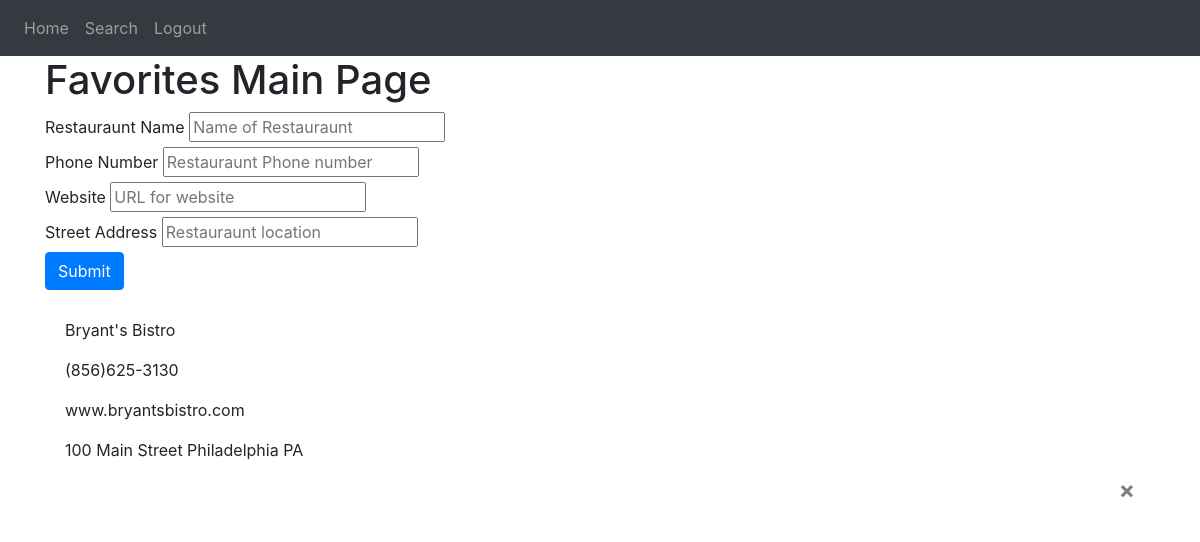
Page / (signed in) on the earlier database version.
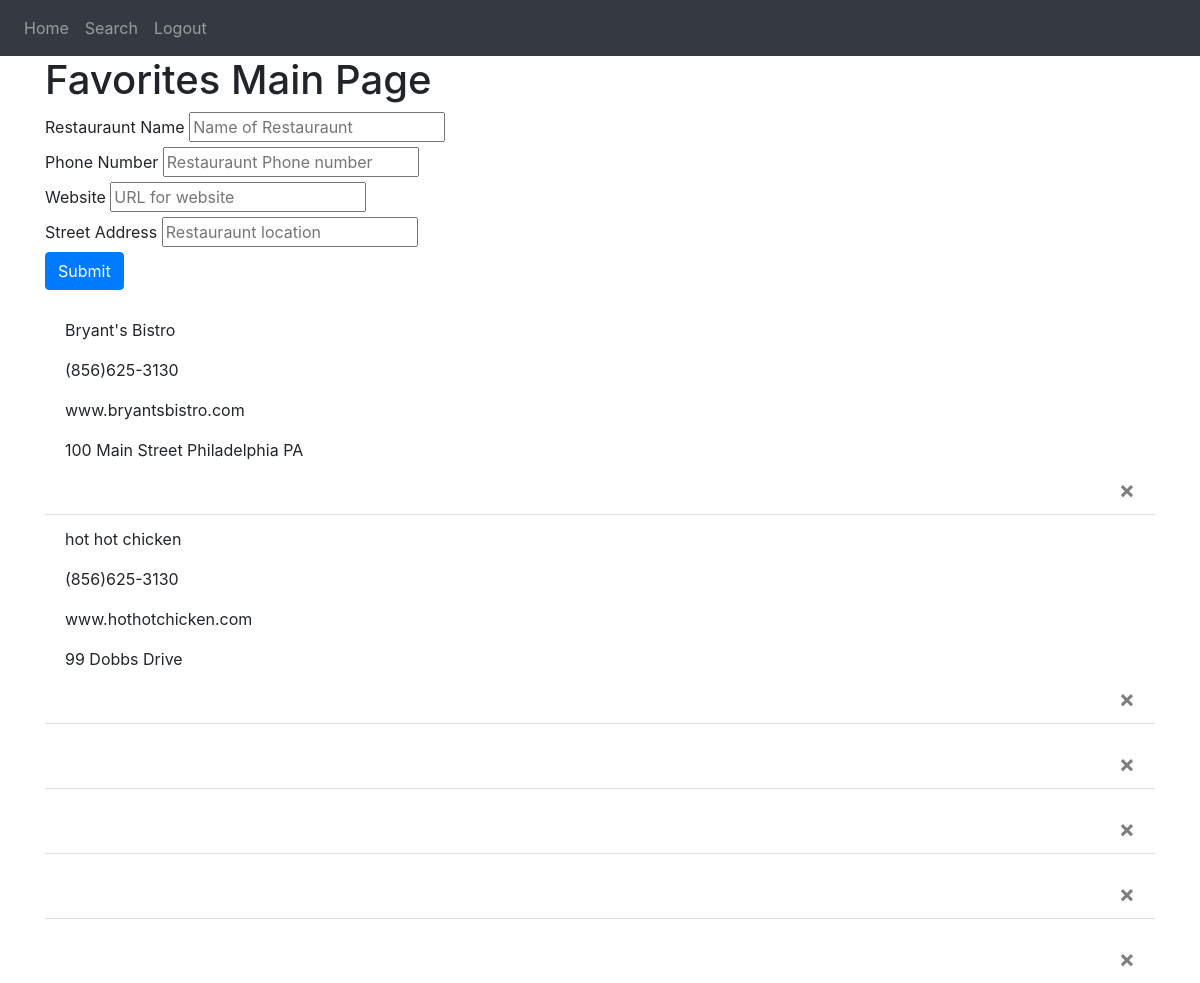
Same page on the later database version.
### website/models.py (models this page shows)
class Favorite(db.Model):
    id = db.Column(db.Integer, primary_key=True)
    RestaurauntName = db.Column(db.String(10000))
    PhoneNumber = db.Column(db.String(10000))
    Website = db.Column(db.String(10000))
    StreetAddress = db.Column(db.String(10000))
    date = db.Column(db.DateTime(timezone=True), default=func.now())
    user_id = db.Column(db.Integer, db.ForeignKey('user.id'))

### website/views.py (the view, shortened to what this page needs)
@views.route('/', methods = ['GET', 'POST'])
@login_required
def home():
    return render_template('home.html', user = current_user)

### website/__init__.py (called while the page is built)
def create_app():
    app = Flask(__name__)
    app.config['SECRET_KEY'] = 'siunimtauchumkiubiuje'
    app.config['SQLALCHEMY_DATABASE_URI'] = f'sqlite:///{DB_NAME}'
    db.init_app(app)
    from .views import views
    from .auth import auth
    app.register_blueprint(views, url_prefix='/')
    app.register_blueprint(auth, url_prefix='/')
    from .models import User, Favorite
    create_database(app)
    login_manager = LoginManager()
    login_manager.login_view = 'auth.login'
    login_manager.init_app(app)
    @login_manager.user_loader
    def load_user(id):
        return User.query.get(int(id))
    return app

### website/templates/home.html (shortened to what this page needs)
{% extends "base.html" %}
{% block content %}
<h1>Favorites Main Page</h1>
<form method="POST">
  <div class="form-group">
    <label for="RestaurauntName">Restauraunt Name</label>
    <input type="text" id="RestaurauntName" name = "RestaurauntName" placeholder="Name of Restauraunt"><br>
    <label for="PhoneNumber">Phone Number</label>
    <input type="text" id="PhoneNumber" name = "PhoneNumber" placeholder="Restauraunt Phone number"><br>
    <label for="Website">Website</label>
    <input type="text" id="Website" name = "Website" placeholder="URL for website"><br>
    <label for="StreetAddress">Street Address</label>
    <input type="text" id="StreetAddress" name = "StreetAddress" placeholder="Restauraunt location"><br>
  <button type="submit" class="btn btn-primary">Submit</button>
 </div>
</form>
<ul class="list-group list-group-flush" id="favorites">
  {% for favorite in user.favorites %}
  <li class="list-group-item">
    <p>{{ favorite.RestaurauntName}}</p>
    <p>{{ favorite.PhoneNumber }}</p>
    <p>{{ favorite.Website }}</p>
    <p>{{ favorite.StreetAddress }}</p>
    <button type="button" class="close" onClick="deleteNote({{ favorite.id }})">
      <span aria-hidden="true">&times;</span>
    </button>
  </li>
  {% endfor %}
</ul>
{% endblock %}

### website/templates/base.html (shortened to what this page needs)
<!DOCTYPE html>
<html>
    <head>
        <link
          rel="stylesheet"
          href="https://stackpath.bootstrapcdn.com/bootstrap/4.4.1/css/bootstrap.min.css"
        />
        <link
          rel="stylesheet"
          href="https://stackpath.bootstrapcdn.com/font-awesome/4.7.0/css/font-awesome.min.css"
        />
      </head>
    <body>
        <nav class="navbar navbar-expand-lg navbar-dark bg-dark">
            <div class="collapse navbar-collapse" id="navbar">
              <div class="navbar-nav">
                {% if user.is_authenticated %}
                <a class="nav-item nav-link" id="home" href="/">Home</a>
                <a class="nav-item nav-link" id="search" href="/search-request">Search</a>
                <a class="nav-item nav-link" id="logout" href="/logout">Logout</a>
                {% else %}
                <a class="nav-item nav-link" id="login" href="/login">Login</a>
                <a class="nav-item nav-link" id="signUp" href="/register">Sign Up</a>
                {% endif %}
              </div>
            </div>
          </nav>
          <div class = "container">
              {% block content %}
              {% endblock %}
          </div>
    </body>
</html>

Differences in the rows shown:
added Favorite: RestaurauntName "hot hot chicken", PhoneNumber "(856)625-3130", Website "www.hothotchicken.com", StreetAddress "99 Dobbs Drive"
